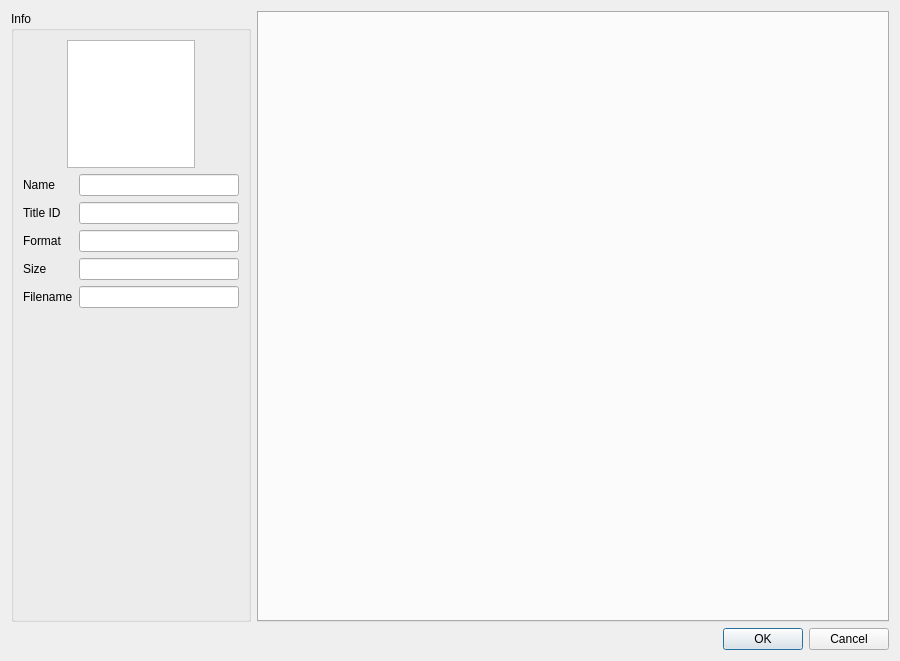
<?xml version="1.0" encoding="UTF-8"?>
<ui version="4.0">
 <class>ConfigurePerGame</class>
 <widget class="QDialog" name="ConfigurePerGame">
  <property name="geometry">
   <rect>
    <x>0</x>
    <y>0</y>
    <width>900</width>
    <height>661</height>
   </rect>
  </property>
  <property name="minimumSize">
   <size>
    <width>900</width>
    <height>0</height>
   </size>
  </property>
  <property name="windowTitle">
   <string>Dialog</string>
  </property>
  <layout class="QVBoxLayout" name="verticalLayout_3">
   <item>
    <layout class="QHBoxLayout" name="horizontalLayout">
     <item>
      <widget class="QGroupBox" name="groupBox">
       <property name="sizePolicy">
        <sizepolicy hsizetype="Maximum" vsizetype="Preferred">
         <horstretch>0</horstretch>
         <verstretch>0</verstretch>
        </sizepolicy>
       </property>
       <property name="title">
        <string>Info</string>
       </property>
       <layout class="QVBoxLayout" name="verticalLayout">
        <item>
         <layout class="QGridLayout" name="gridLayout">
          <item row="0" column="0">
           <widget class="QGraphicsView" name="icon_view">
            <property name="sizePolicy">
             <sizepolicy hsizetype="Maximum" vsizetype="Maximum">
              <horstretch>0</horstretch>
              <verstretch>0</verstretch>
             </sizepolicy>
            </property>
            <property name="minimumSize">
             <size>
              <width>128</width>
              <height>128</height>
             </size>
            </property>
            <property name="maximumSize">
             <size>
              <width>128</width>
              <height>128</height>
             </size>
            </property>
            <property name="verticalScrollBarPolicy">
             <enum>Qt::ScrollBarAlwaysOff</enum>
            </property>
            <property name="horizontalScrollBarPolicy">
             <enum>Qt::ScrollBarAlwaysOff</enum>
            </property>
            <property name="interactive">
             <bool>false</bool>
            </property>
           </widget>
          </item>
         </layout>
        </item>
        <item>
         <layout class="QGridLayout" name="gridLayout_2">
          <item row="4" column="0">
           <widget class="QLabel" name="label_6">
            <property name="text">
             <string>Size</string>
            </property>
           </widget>
          </item>
          <item row="5" column="1">
           <widget class="QLineEdit" name="display_filename">
            <property name="enabled">
             <bool>true</bool>
            </property>
            <property name="minimumSize">
             <size>
              <width>160</width>
              <height>0</height>
             </size>
            </property>
            <property name="readOnly">
             <bool>true</bool>
            </property>
           </widget>
          </item>
          <item row="3" column="0">
           <widget class="QLabel" name="label_5">
            <property name="text">
             <string>Format</string>
            </property>
           </widget>
          </item>
          <item row="1" column="0">
           <widget class="QLabel" name="label">
            <property name="text">
             <string>Name</string>
            </property>
           </widget>
          </item>
          <item row="4" column="1">
           <widget class="QLineEdit" name="display_size">
            <property name="enabled">
             <bool>true</bool>
            </property>
            <property name="readOnly">
             <bool>true</bool>
            </property>
           </widget>
          </item>
          <item row="5" column="0">
           <widget class="QLabel" name="label_7">
            <property name="text">
             <string>Filename</string>
            </property>
           </widget>
          </item>
          <item row="2" column="0">
           <widget class="QLabel" name="label_4">
            <property name="text">
             <string>Title ID</string>
            </property>
           </widget>
          </item>
          <item row="2" column="1">
           <widget class="QLineEdit" name="display_title_id">
            <property name="enabled">
             <bool>true</bool>
            </property>
            <property name="readOnly">
             <bool>true</bool>
            </property>
           </widget>
          </item>
          <item row="1" column="1">
           <widget class="QLineEdit" name="display_name">
            <property name="enabled">
             <bool>true</bool>
            </property>
            <property name="readOnly">
             <bool>true</bool>
            </property>
           </widget>
          </item>
          <item row="3" column="1">
           <widget class="QLineEdit" name="display_format">
            <property name="enabled">
             <bool>true</bool>
            </property>
            <property name="readOnly">
             <bool>true</bool>
            </property>
           </widget>
          </item>
         </layout>
        </item>
        <item>
         <spacer name="verticalSpacer">
          <property name="orientation">
           <enum>Qt::Vertical</enum>
          </property>
          <property name="sizeHint" stdset="0">
           <size>
            <width>20</width>
            <height>40</height>
           </size>
          </property>
         </spacer>
        </item>
       </layout>
      </widget>
     </item>
     <item>
      <layout class="QVBoxLayout" name="VerticalLayout">
       <item>
        <layout class="QVBoxLayout" name="verticalLayout_2"/>
       </item>
       <item>
        <widget class="QTabWidget" name="tabWidget">
         <property name="enabled">
          <bool>true</bool>
         </property>
         <property name="currentIndex">
          <number>-1</number>
         </property>
         <property name="usesScrollButtons">
          <bool>true</bool>
         </property>
         <property name="documentMode">
          <bool>false</bool>
         </property>
         <property name="tabsClosable">
          <bool>false</bool>
         </property>
        </widget>
       </item>
      </layout>
     </item>
    </layout>
   </item>
   <item>
    <widget class="QDialogButtonBox" name="buttonBox">
     <property name="sizePolicy">
      <sizepolicy hsizetype="Preferred" vsizetype="Preferred">
       <horstretch>0</horstretch>
       <verstretch>0</verstretch>
      </sizepolicy>
     </property>
     <property name="orientation">
      <enum>Qt::Horizontal</enum>
     </property>
     <property name="standardButtons">
      <set>QDialogButtonBox::Cancel|QDialogButtonBox::Ok</set>
     </property>
    </widget>
   </item>
  </layout>
 </widget>
 <resources/>
 <connections>
  <connection>
   <sender>buttonBox</sender>
   <signal>accepted()</signal>
   <receiver>ConfigurePerGame</receiver>
   <slot>accept()</slot>
   <hints>
    <hint type="sourcelabel">
     <x>20</x>
     <y>20</y>
    </hint>
    <hint type="destinationlabel">
     <x>20</x>
     <y>20</y>
    </hint>
   </hints>
  </connection>
  <connection>
   <sender>buttonBox</sender>
   <signal>rejected()</signal>
   <receiver>ConfigurePerGame</receiver>
   <slot>reject()</slot>
   <hints>
    <hint type="sourcelabel">
     <x>20</x>
     <y>20</y>
    </hint>
    <hint type="destinationlabel">
     <x>20</x>
     <y>20</y>
    </hint>
   </hints>
  </connection>
 </connections>
</ui>
